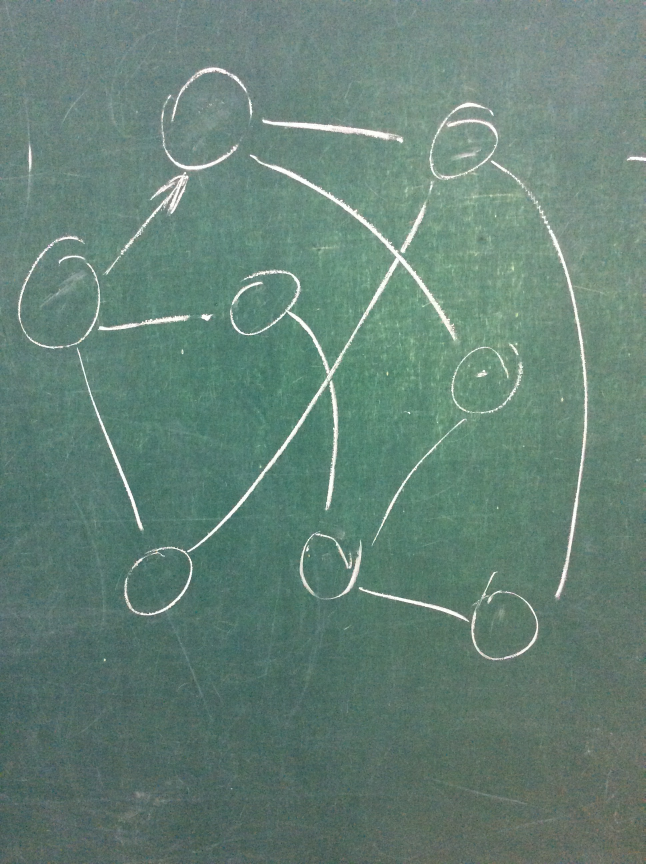
#> input picture Course-project/data/green/IMG_3105.JPG, 1936 x 2592 px, found by its file name (shown at 1/3 size)
$ python test.py   (older library calls are emulated)
#> lines starting #> are read from the running program, lines starting #| are printed output that depends on the picture
### Course-project/src/libs/lib_preprocessing.py
from PIL import Image
import numpy as np
import shutil
import cv2
import os


# create folder by path
# [10 lines left out: function createFolder, not called in this run]


# save image
def saveImage(path_with_name, img):
    cv2.imwrite(path_with_name, img)
    return True


# resize image with params (msg == anable messages)
def resizeImage(input_image, width=None, height=None, save=False, msg = False):
    # copy -> save -> load
    original_image = input_image.copy()
    saveImage('./original_image.jpg', original_image)
    original_image = Image.open('./original_image.jpg')
    w, h = original_image.size

    if msg == True:
        print('The original image size is {wide} wide x {height} high'.format(wide=w, height=h))

    if width and height:
        max_size = (width, height)
    elif width:
        max_size = (width, h)
    elif height:
        max_size = (w, height)
    else:
        # No width or height specified
        raise RuntimeError('Width or height required!')

    # save and load
    original_image.thumbnail(max_size, Image.ANTIALIAS)
    original_image.save('./resize_image.jpg')
    resize_img = cv2.imread('./resize_image.jpg')
    resize_origimg = resize_img.copy()

    # delete
    os.remove('./original_image.jpg')
    os.remove('./resize_image.jpg')

    if save == True:
        saveImage('./result/preprocessing/resize_origimg.jpg', resize_origimg)

    if msg == True:
        height, width, depth = resize_origimg.shape
        print('The scaled image size is {wide} wide x {height} high'.format(wide=width, height=height))

    return resize_origimg

### Edge/Canny_lines/src/canny.py
import matplotlib.pyplot as plt
from scipy import misc
import numpy as np
import hashlib
import shutil
import math
import cv2
import sys
import cv2
import os

# [9 lines left out: function createFolder, not called in this run]


def coordCanny(image):
    img = cv2.imread(image)
    # filters
    gray = cv2.cvtColor(img, cv2.COLOR_BGR2GRAY)
    gaus = cv2.GaussianBlur(gray, (3, 3), 0)
    # Canny
    edges = cv2.Canny(gray, 100, 255)
    # Find coordinates of edges
    indices = np.where(edges != [0])
    print(indices)
    #     print('y: ', indices[0], '\nx: ', indices[1])
    # coordinates = zip(indices[1], indices[0])

    # make coordinates in simple form
    detcoord = []

    datcoord = folder + 'CannyOutput_y_x' + '.txt'
    dat = open(datcoord, 'a')

    # dat.write('y x\n')

    for i in range(0, len(indices[0])):
        dat.write(str(indices[0][i]) + ' ' + str(indices[1][i]) + '\n')
        detcoord.append([indices[0][i], indices[1][i]])

    dat.close()

    cv2.imwrite(folder + 'Canny.jpg', edges)

    return (detcoord)


# [11 lines that do not run on import are left out]

### Course-project/src/test/test.py
import numpy as np
import shutil
import cv2
import os
import sys

libdir = os.path.dirname('./src/')
sys.path.append(os.path.split(libdir)[0])
from src import lib_preprocessing as module
from src import canny

IMAGE = './data/green/IMG_3105.JPG'
TYPE = 'green'
path = './'

def read_image(filename):
#> called with filename = './data/green/IMG_3105.JPG'
    return cv2.imread(filename)
#> returned value is the input picture: shape (2592, 1936, 3); mean B, G, R 118.8, 129.8, 101.5
#| (2592, 1936, 3)

def preprocessing(image, type=None, save=False):
#> called with type = 'green', save = False
    img = image.copy()
    height, width, depth = img.shape
#> height = 2592; width = 1936; depth = 3
    if ((height > 900) | (width > 900)):
        img = module.resizeImage(img, width=900, height=900, save=True)
#> in resizeImage, `original_image.thumbnail(max_size, Image.ANTIALIAS)`:
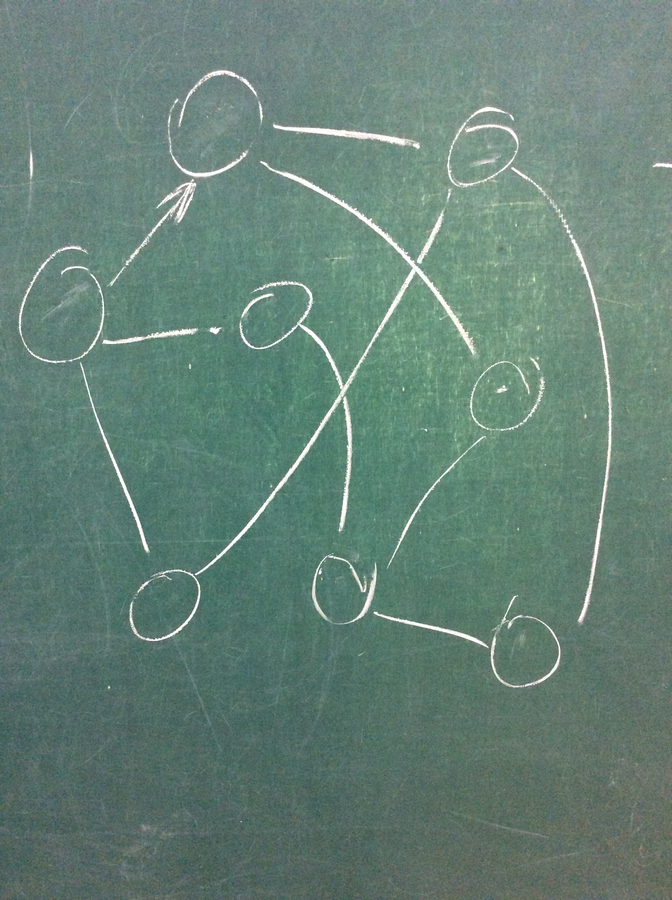
#> original_image: PIL image 672x900 RGB; mean R, G, B 101.5, 129.8, 118.8

    if ((type == 'Green') | (type == 'green')):
        # filtering
        gray = cv2.cvtColor(img, cv2.COLOR_BGR2GRAY)
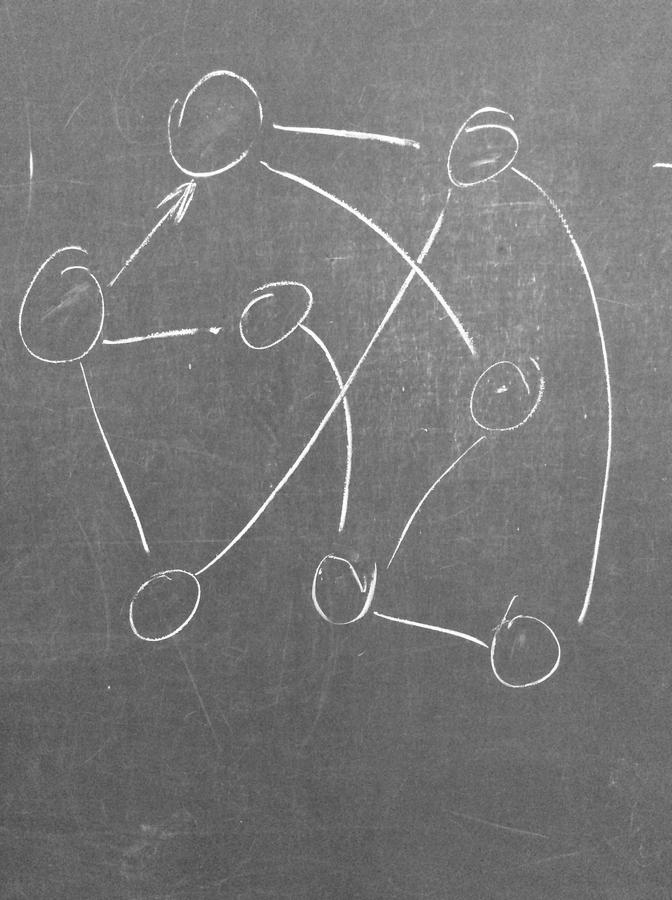
#> gray: shape (900, 672); min 69, max 255, mean 120.1
        kernel_size = 5
        blur_gray = cv2.GaussianBlur(gray, (kernel_size, kernel_size), 2)
        imgbit = cv2.bitwise_not(blur_gray)
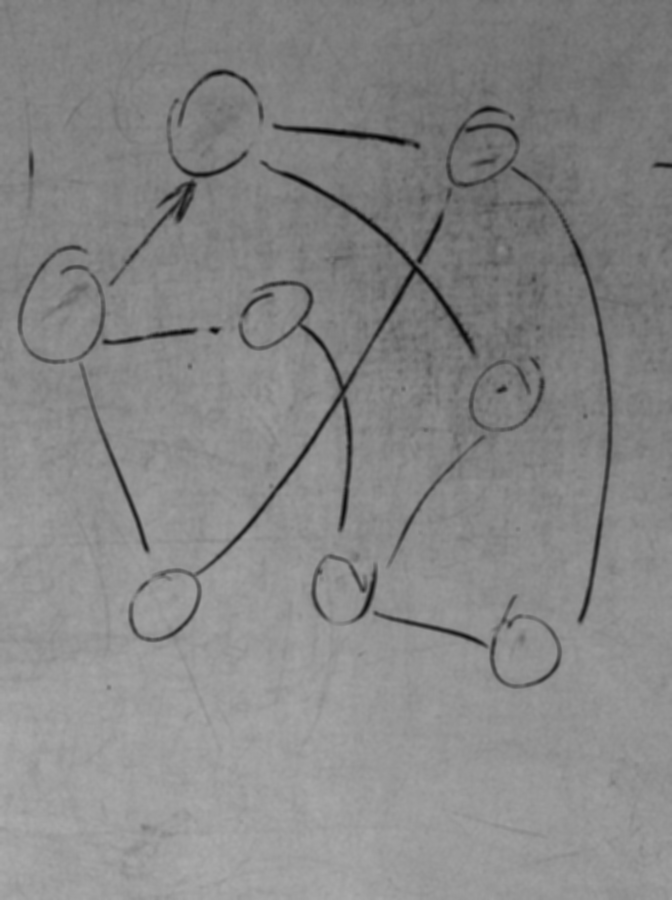
#> imgbit: shape (900, 672); min 4, max 172, mean 134.9
        if save == True:
            module.saveImage(path + 'preprocessing.jpg', imgbit)

        return imgbit
    else:
        gray = cv2.cvtColor(img, cv2.COLOR_BGR2GRAY)
        if save == True:
            module.saveImage(path + 'preprocessing.jpg', gray)

        return gray


if __name__ == "__main__":
    image = read_image(IMAGE)

    print(image.shape)

    image = preprocessing(image, type=TYPE)

    print(image.shape)
#| (900, 672)

#> (the run stopped early here; a loop or call above may not have finished)

$ run again, with Course-project/data/green/IMG_3094.JPG copied over Course-project/data/green/IMG_3105.JPG
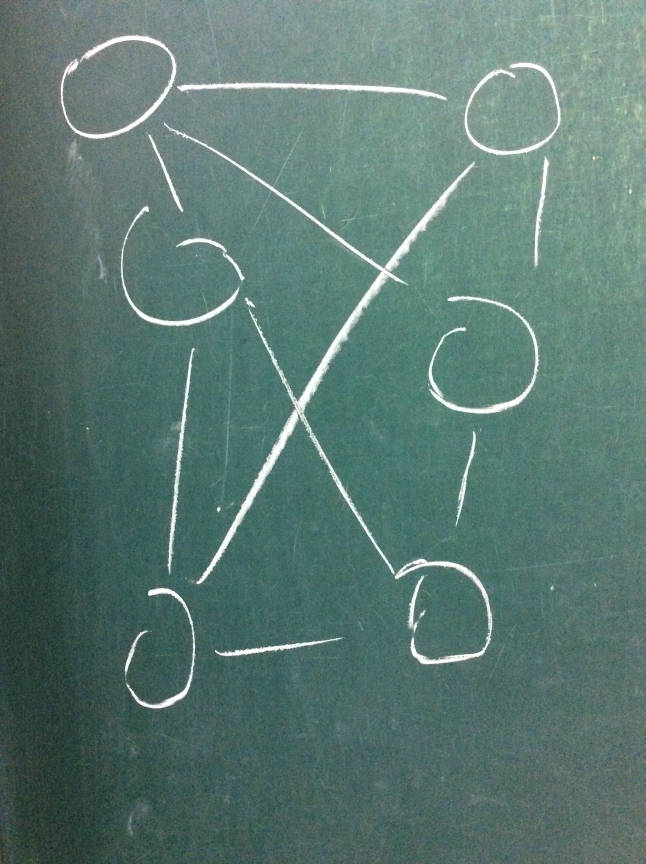
#> input picture Course-project/data/green/IMG_3094.JPG, 1936 x 2592 px, found by its file name (shown at 1/3 size)
#> in read_image, returned value is the input picture: shape (2592, 1936, 3); mean B, G, R 114.1, 120.8, 91.1
#| (2592, 1936, 3)
#> in preprocessing, `gray = cv2.cvtColor(img, cv2.COLOR_BGR2GRAY)`:
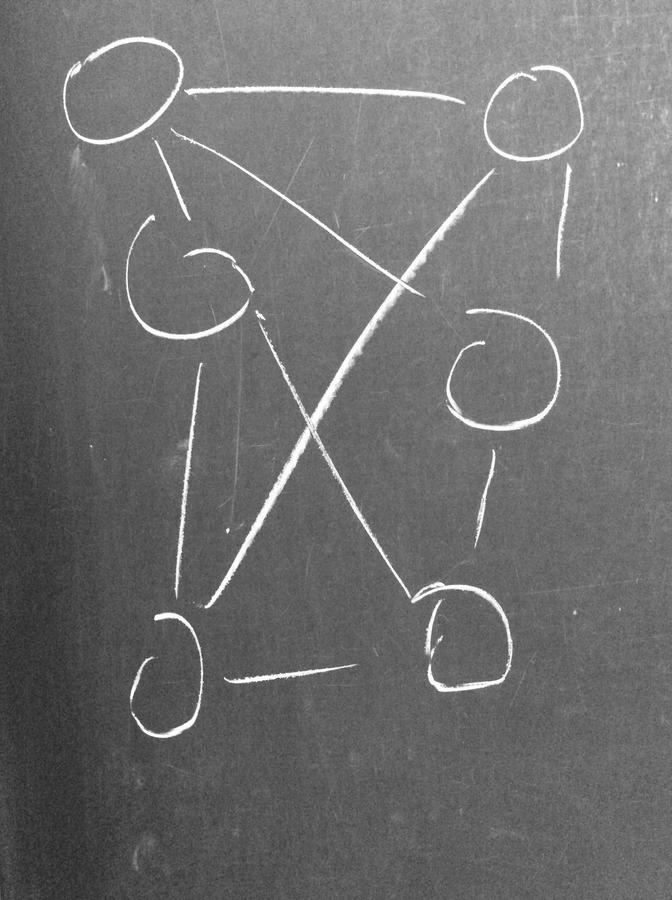
#> gray: shape (900, 672); min 36, max 255, mean 111.1
#> in preprocessing, `imgbit = cv2.bitwise_not(blur_gray)`:
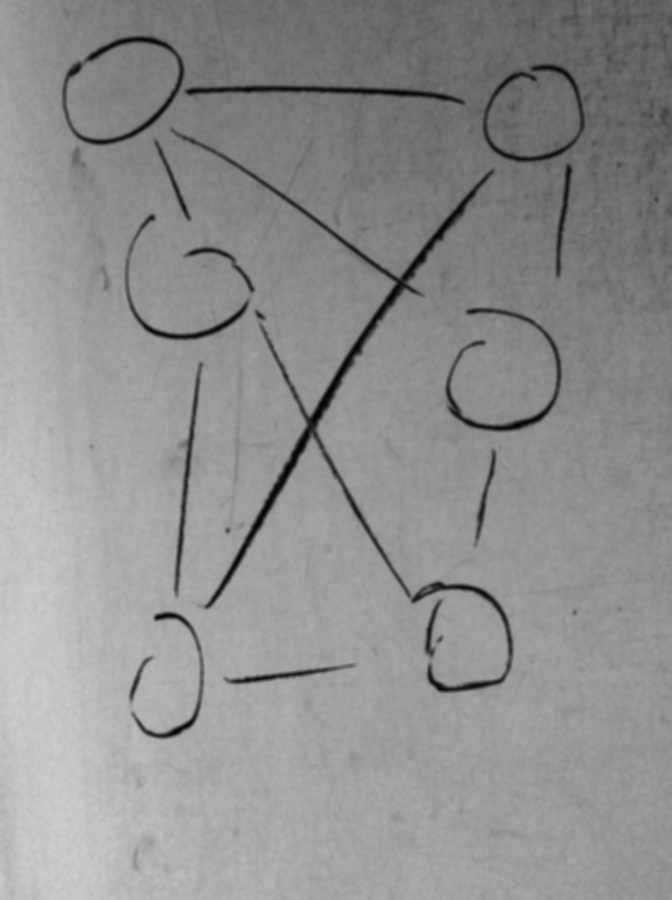
#> imgbit: shape (900, 672); min 3, max 206, mean 143.9
#| (900, 672)

$ run again, with Course-project/data/green/IMG_3095.JPG copied over Course-project/data/green/IMG_3105.JPG
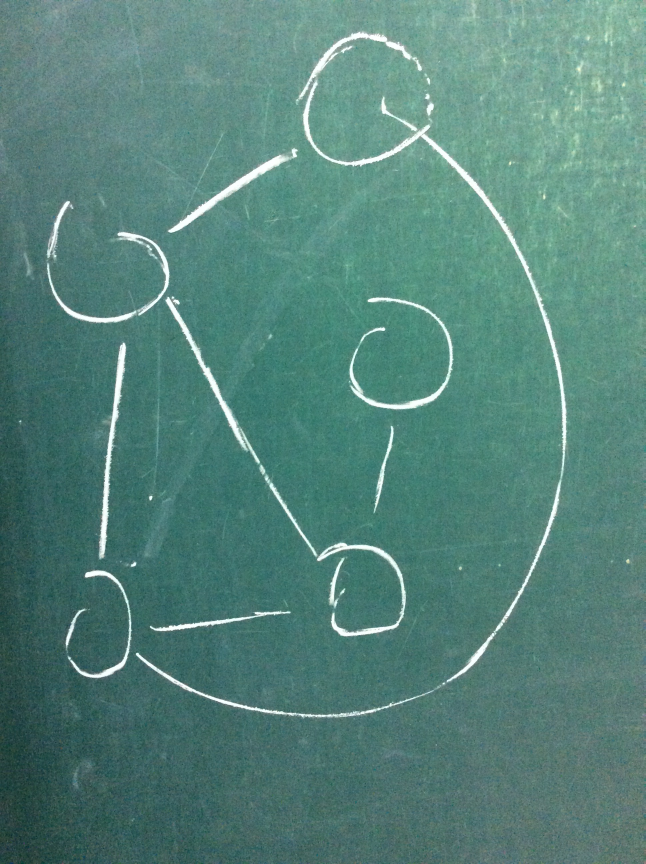
#> input picture Course-project/data/green/IMG_3095.JPG, 1936 x 2592 px, found by its file name (shown at 1/3 size)
#> in read_image, returned value is the input picture: shape (2592, 1936, 3); mean B, G, R 122.5, 131.1, 85.7
#| (2592, 1936, 3)
#> in preprocessing, `gray = cv2.cvtColor(img, cv2.COLOR_BGR2GRAY)`:
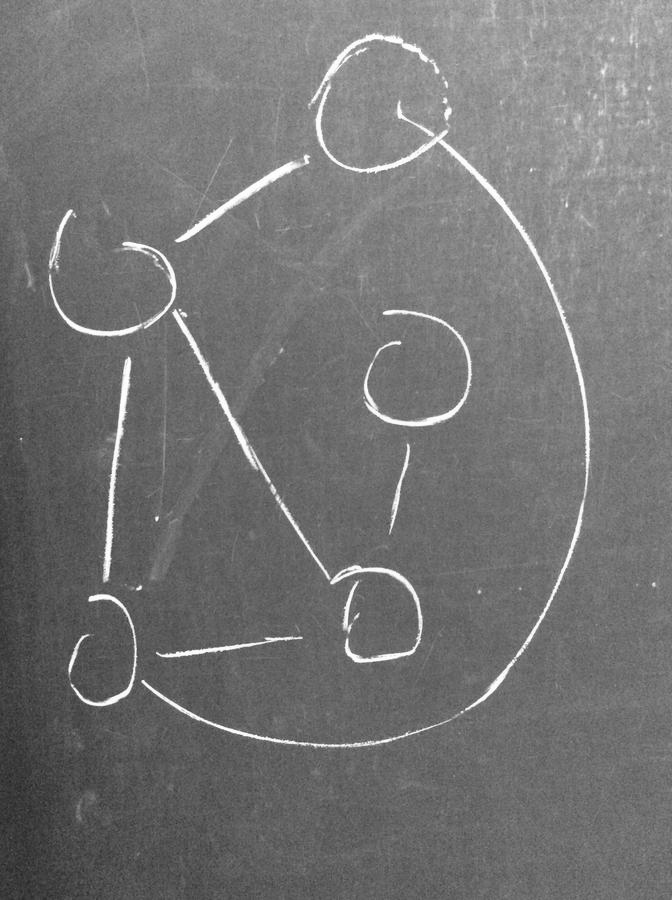
#> gray: shape (900, 672); min 38, max 255, mean 116.5
#> in preprocessing, `imgbit = cv2.bitwise_not(blur_gray)`:
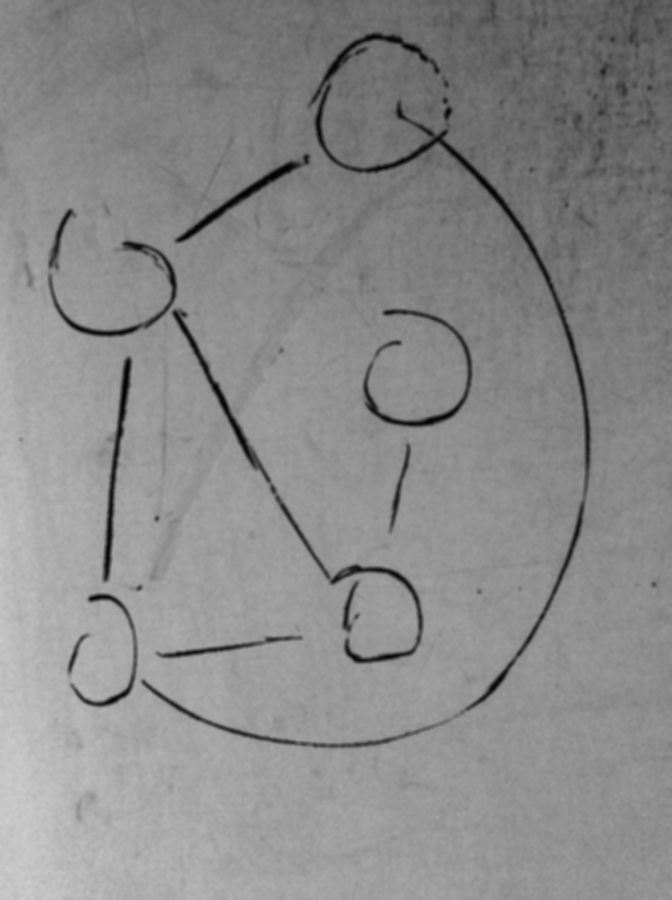
#> imgbit: shape (900, 672); min 2, max 205, mean 138.5
#| (900, 672)

$ run again, with Course-project/data/green/IMG_3096.JPG copied over Course-project/data/green/IMG_3105.JPG
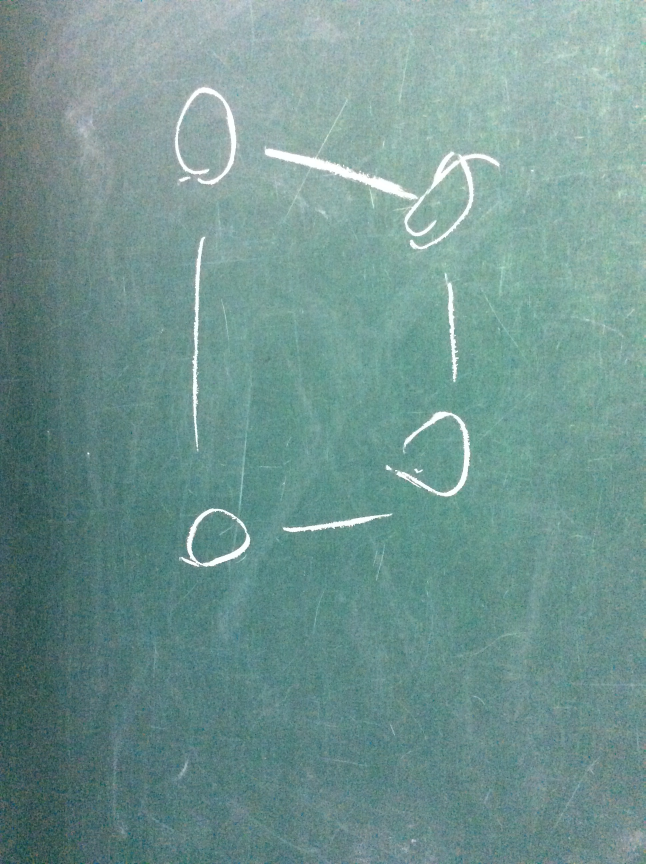
#> input picture Course-project/data/green/IMG_3096.JPG, 1936 x 2592 px, found by its file name (shown at 1/3 size)
#> in read_image, returned value is the input picture: shape (2592, 1936, 3); mean B, G, R 145.4, 149.5, 114.1
#| (2592, 1936, 3)
#> in preprocessing, `gray = cv2.cvtColor(img, cv2.COLOR_BGR2GRAY)`:
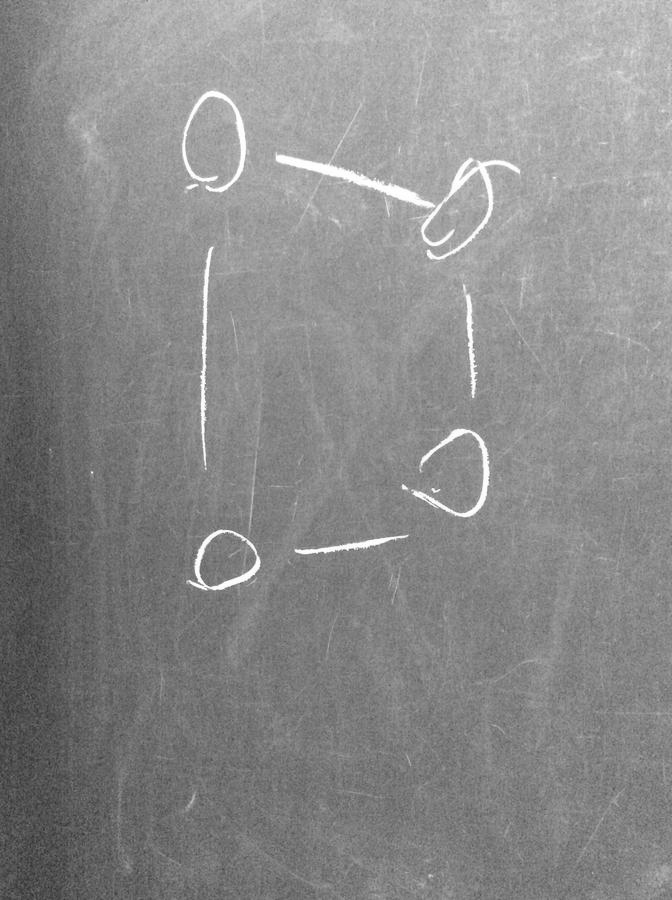
#> gray: shape (900, 672); min 46, max 255, mean 138.4
#> in preprocessing, `imgbit = cv2.bitwise_not(blur_gray)`:
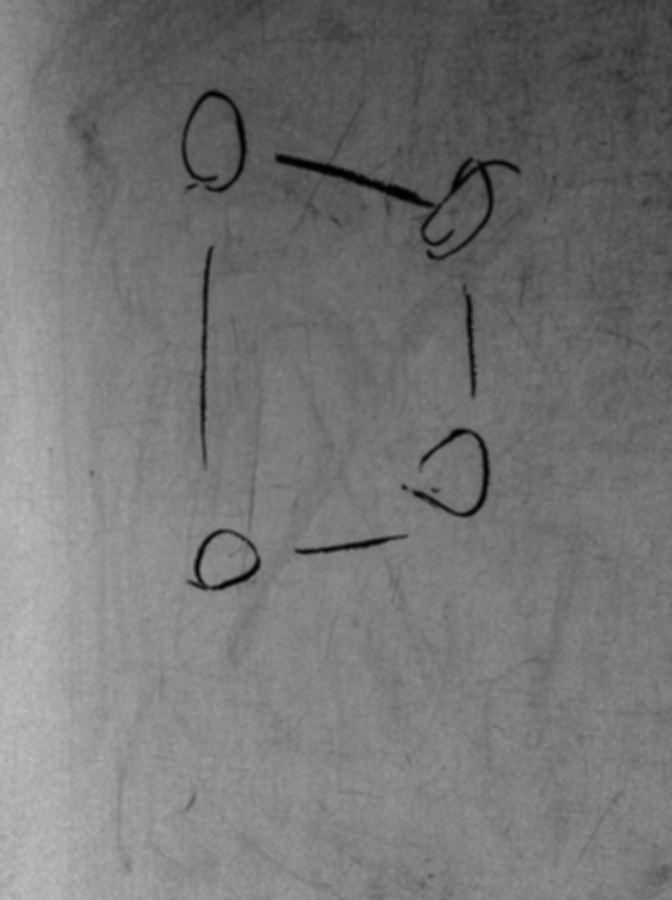
#> imgbit: shape (900, 672); min 1, max 188, mean 116.6
#| (900, 672)
